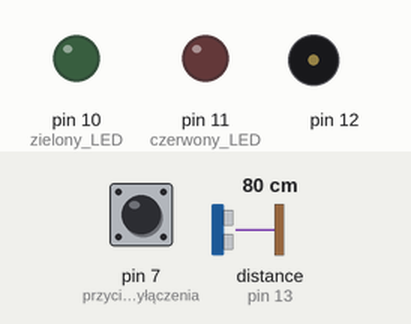
Bench run of a sketch on a simulated Arduino Uno, built with avr-gcc and run on an emulated ATmega328P. On the bench: output pins drawn as LEDs (lit = HIGH), buzzer (waves = sounding). Dashed ring = blinking. The inputs (shaded band) are chosen by the test bench; at power-on: pin 7 (przycisk_do_wyłączenia) HIGH, distance to the obstacle (sensor on pin 13) 80 cm. The echo pulse lasts 58.3 µs per cm.

Above: at 1.2 s.
1.3 s: pin 7 (przycisk_do_wyłączenia) pulled LOW for 1 s
At 1.78 s:
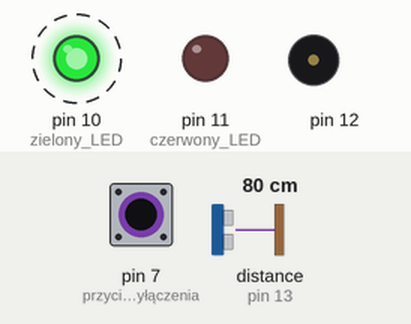
4.0 s: pin 7 (przycisk_do_wyłączenia) pulled LOW for 0.15 s
At 5.0 s:
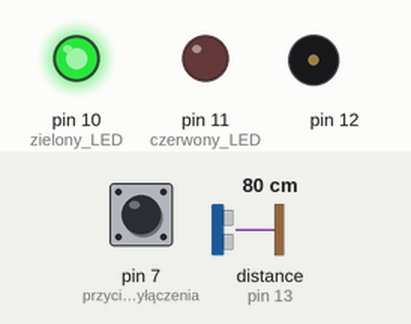
5.8 s: distance to the obstacle (sensor on pin 13) set to 22 cm
7.3 s: distance to the obstacle (sensor on pin 13) set to 18 cm
At 7.8 s:
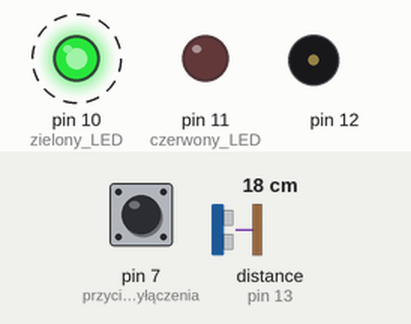
10.3 s: pin 7 (przycisk_do_wyłączenia) pulled LOW for 0.15 s
At 11.5 s:
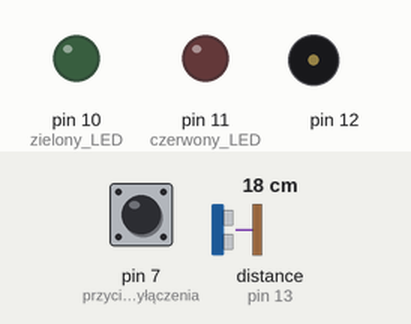
11.9 s: pin 7 (przycisk_do_wyłączenia) pulled LOW for 3.2 s
At 12.9 s:
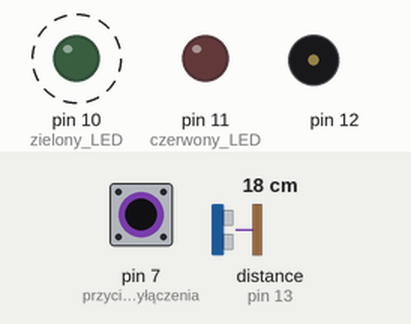
Timing chart, 0 to 16.4 s (numbered marks = the images above; inputs shaded):
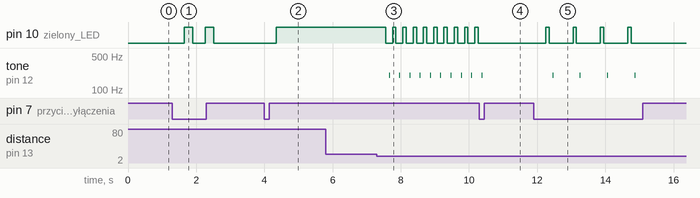

The sketch:

zadanie1a.ino
```cpp
// Zadanie 1a
// Sensor odczytuje odległość i sygnalizuje ją przy pomocy brzęczyka i 2 LEDów.
// Potrzebne: czujnik ultradźwiękowy, 2xdioda, 1 brzęczyk, 1 guzik (włącznik/wyłącznik)
// ten czujnik ma tylko 1 wyjście/wejście http://www.seeedstudio.com/wiki/Ultra_Sonic_range_measurement_module nie poletzam tego modelu, tańszy i popularniejszy jest model HC-SR04 (2 osobne piny)

int button;
int stan = 0;

void setup() {
  pinMode (10, OUTPUT);        // zielony LED
  pinMode (11, OUTPUT);        // czerwony LED
  pinMode (7, INPUT_PULLUP);   // przycisk do wyłączenia/włączenia
}

void loop() {
  button = digitalRead(7);     // odczyt stanu przycisku
  if (button == 0) {           // jeżeli jest wciśnięty
    delay(250);                // debouncing
    if (stan == 0) {           // zmiana zmiennej stan
      stan = 1;
    }
    else {
      stan = 0;
    }
  }
  if (stan == 1) {             // jeżeli stan jest włączony
    sensor();                  // uruchamiamy wszystko (odpalamy funkcję sensor)
  }
  if (stan == 0) {             // w przeciwnym wypadku
    button = digitalRead(7);   // czekamy dalej na przycisk
    digitalWrite(11, LOW);     // wyłączamy wszystko
    digitalWrite(10, LOW);
  }
}

void sensor() {                // funkcja sensor do sygnalizacji
  long duration, cm;           // tworzymy 2 zmienne przy pomocy 1 linii
  pinMode(13, OUTPUT);         // 13 pin jest używany przez sensor ultradźwiękowy
  digitalWrite(13, LOW);
  delayMicroseconds(2);
  digitalWrite(13, HIGH);
  delayMicroseconds(5);
  digitalWrite(13, LOW);

  pinMode(13, INPUT);
  duration = pulseIn(13, HIGH);
  cm = microsecondsToCentimeters(duration);
  delay(100);

  if (cm > 20) {              // jeżeli jest więcej niż 20 cm
    digitalWrite(10, HIGH);   // włączamy zielonego LEDa
    digitalWrite(11, LOW);
  }
  if (cm <= 20 && cm > 10) {  // między 10-20 cm
    digitalWrite(11, LOW);
    digitalWrite(10, HIGH);   // migamy zielonym LEDem
    delay(100);
    digitalWrite(10, LOW);
    delay(100);
    tone(12,  200, 10);       // puszczamy sygnał dźwiękowy
  }
  if (cm < 10) {              // poniżej 10 cm:
    digitalWrite(11, HIGH);   // zaświecamy czerwonego LEDa
    digitalWrite(10, LOW);
    tone(12,  1000, 10);      // sygnał dźwiękowy
  }
}

long microsecondsToCentimeters(long microseconds) {    // przelicznik potrzebny do działania czujnika
  return microseconds / 29 / 2;
}
```

Measured:
- the behaviour switches between 21 and 20 cm on distance to the obstacle (sensor on pin 13) (found by bisection; images 2 and 3)
- after the input at 1.3 s, pin 10 (zielony_LED): alternates HIGH for 0.25 s and LOW for 0.36 s, 4 changes in all, then stays LOW, starting after 0.36 s
- after the input at 4.0 s, pin 10 (zielony_LED): LOW → HIGH after 0.36 s
- after the input at 5.8 s, every drawn part: stays the same
- after the input at 7.3 s, pin 10 (zielony_LED): alternates HIGH for 0.10 s and LOW for 0.20 s, starting after 0.26 s; tone on pin 12: alternates 200 Hz for 0.01 s and silent for 0.29 s, starting after 0.36 s
- after the input at 10.3 s, pin 10 (zielony_LED): stops changing and stays LOW; tone on pin 12: goes on until 10.4 s, then stays silent
- after the input at 11.9 s, pin 10 (zielony_LED): alternates HIGH for 0.10 s and LOW for 0.70 s, 8 changes in all, then stays LOW, starting after 0.35 s; tone on pin 12: alternates 200 Hz for 0.01 s and silent for 0.79 s, 8 changes in all, then stays silent, starting after 0.55 s
